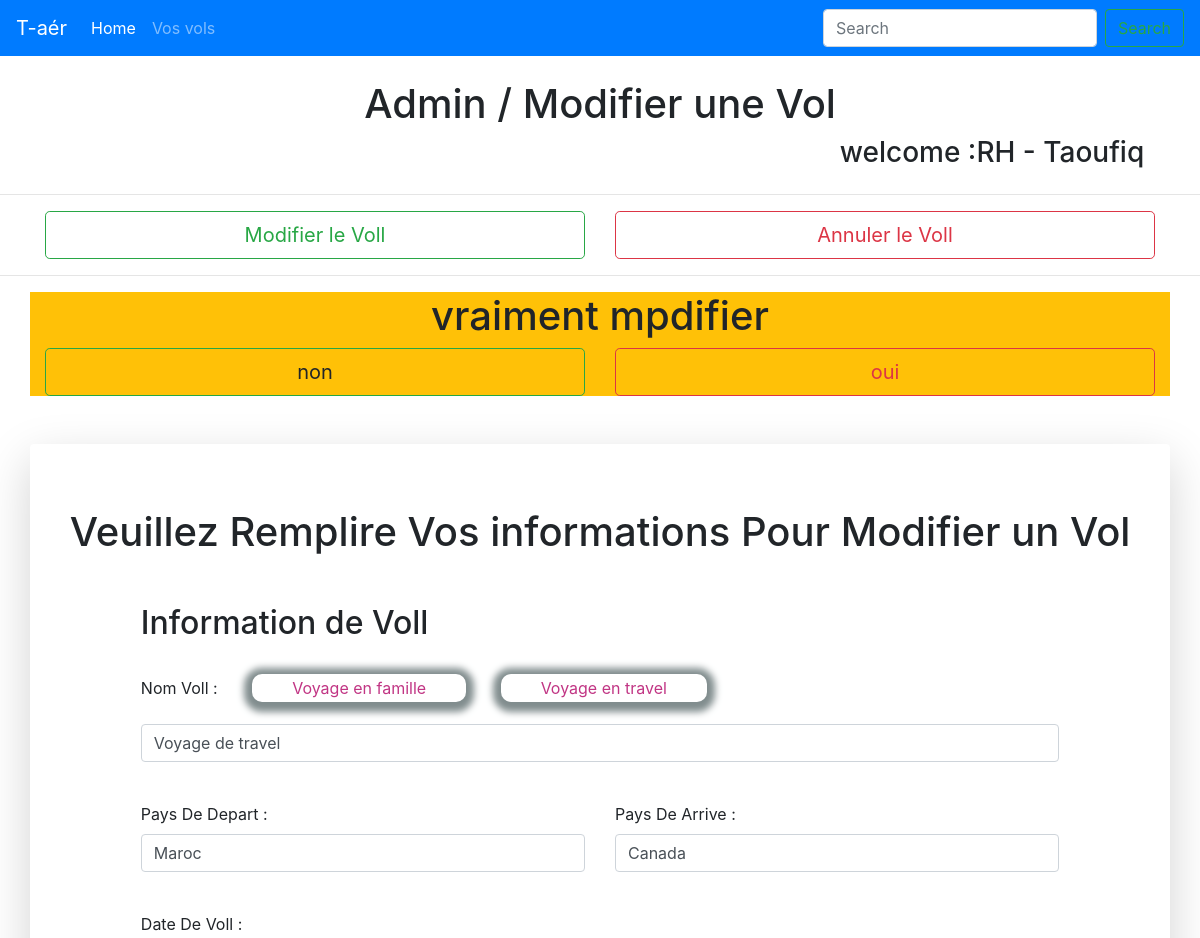
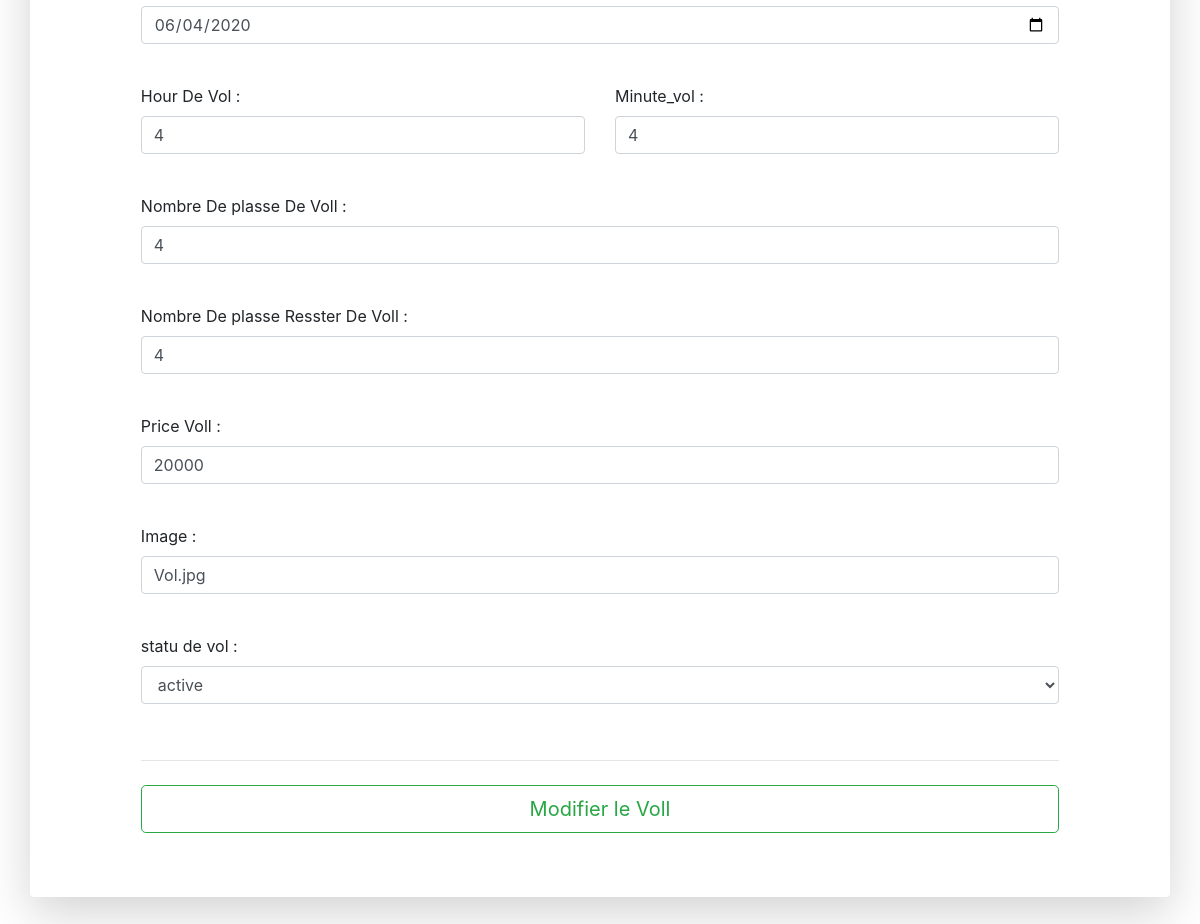
The page /pages/edit_vol.php?id_v=27 (signed in) on the database its author committed (2 pictures, top to bottom).
### tables this page shows
CREATE TABLE `vols` (
  `id_vol` int(11) NOT NULL,
  `nam` varchar(60) NOT NULL,
  `price` float NOT NULL,
  `image` text NOT NULL,
  `date_created` timestamp NOT NULL DEFAULT current_timestamp() ON UPDATE current_timestamp(),
  `pays_depart` varchar(60) NOT NULL,
  `pays_arrive` varchar(60) NOT NULL,
  `date_vol` date NOT NULL,
  `hour_vol` int(11) NOT NULL,
  `minute_vol` int(11) NOT NULL,
  `nb_place_initial` int(11) NOT NULL,
  `nb_place_rest` int(11) NOT NULL,
  `statu_vol` varchar(10) NOT NULL,
  `id_admin_created` int(11) NOT NULL
);

### pages/edit_vol.php (the view, shortened to what this page needs)
<?php
    include_once("../data/connectdb.php");
?>
<?php
    $id_v=(int)isset($_GET['id_v']) ? $_GET['id_v'] : die('ERROR: Record type not found.');
    $id_admin_created = $_SESSION['id_client'];
?>
<!doctype html>
<html lang="en">
    <head>
        <link rel="stylesheet" href="https://stackpath.bootstrapcdn.com/bootstrap/4.5.0/css/bootstrap.min.css">
    </head>
    <body>
        <nav class="navbar navbar-expand-lg navbar-dark bg-primary">
            <a class="navbar-brand" href="index.php">T-aér</a>
            <div class="collapse navbar-collapse" id="navbarSupportedContent">
                <ul class="navbar-nav mr-auto">
                    <li class="nav-item active">
                        <a class="nav-link" href="admin.php">Home <span class="sr-only">(current)</span></a>
                    </li>
                    <li class="nav-item">
                        <a class="nav-link" href="vos_vols.php">Vos vols</a>
                    </li>
                </ul>
                <form class="form-inline my-2 my-lg-0">
                    <input class="form-control mr-sm-2" type="search" placeholder="Search" aria-label="Search">
                    <button class="btn btn-outline-success my-2 my-sm-0" type="submit">Search</button>
                </form>
            </div>
        </nav>
        <center>
            <h1>Admin / <span>Modifier une Vol</span></h1>
        </center>
        <div class="container">
            <div class="row">
                <div class="col-sm">
                </div>
                <div class="col-sm">
                </div>
                <div class="col-sm">
                <center>
                    <?php
                        echo '<h3 class="ml-4"> welcome :' . $_SESSION['nom_client'] . ' - ' . $_SESSION['prenom_client'] . '</h3>';
                    ?>
                </center>
                </div>
            </div>
        </div>
        <hr>
        <div class="container">
            <div class="row">
                <div class="col-sm-6">
                    <button class="btn btn-outline-success btn-lg btn-block" type="submit"  name="submit">Modifier le Voll</button>
                </div>
                <div class="col-sm-6">
                    <button class="btn btn-outline-danger btn-lg btn-block" type="submit"  name="submit">Annuler le Voll</button>
                </div>
            </div>
        </div>
        <hr>
        <div class="container bg-warning">
            <center><h1>vraiment mpdifier</h1></center>
            <div class="row">
                <div class="col-sm-6">
                    <a class="btn btn-outline-success btn-lg btn-block" type="submit"  name="submit">non</a>
                </div>
                <div class="col-sm-6">
                    <?php
                        echo '<a href="edit_vol_submit.php?type=1&&id_v='.$id_v.'" class="btn btn-outline-danger btn-lg btn-block" type="submit"  name="submit">oui</a>';
                    ?>
                </div>
            </div>
        </div>
        <div class="container shadow-lg p-3 mt-5 mb-5 bg-white rounded">
            <h1 class="text-center mt-5">Veuillez Remplire Vos informations Pour Modifier un Vol</h1>
            <div class="row mb-5 mt-5">
                <div class="col-md-1 order-md-1"></div>
                <div class="col-md-10 order-md-1">
                <?php
                    echo'
                        <form class="needs-validation" method="POST" action="edit_vol_submit.php?type=2&&id_v='.$id_v.'">
                            <h2>Information de Voll</h2><br> ';
                            $query = "SELECT * FROM `vols`,`user` WHERE `vols`.`id_vol` = $id_v AND `user`.`id` = $id_admin_created AND  `vols`.`id_admin_created` = $id_admin_created";
                            $result = mysqli_query($conn,$query);
                            if(mysqli_num_rows($result) >0){
                                while($row = mysqli_fetch_assoc($result)){
                                    $nam_v = mysqli_real_escape_string($conn,$row["nam"]);
                                    ?>
                                        <div class="mb-3">
                                            <div class="mb-3">
                                                <label for="text">Nom Voll :</label>
                                                <input type="button" id="btn_vol_famille" class="chois_name" onclick=" document.getElementById('nam_voll').value = 'Voyage en famille' " value="Voyage en famille" >
                                                <input type="button" id="btn_vol_travel" class="chois_name" onclick=" document.getElementById('nam_voll').value = 'Voyage de travel' " value="Voyage en travel" >
                                            </div>
                                    <?php    echo"
                                            <div>
                                                <input type='text' name='nam_voll' class='form-control' id='nam_voll' placeholder='Autre nom' value='$nam_v' required>
                                            </div>
                                        </div><br>
                                        <div class='row'>
                                            <div class='col-md-6 mb-3'>
                                                <label for='text'>Pays De Depart :</label>
                                                <input type='text' name='pays_depart' class='form-control' id='pays_depart' placeholder='Pays De Depart' value=" . mysqli_real_escape_string($conn,$row["pays_depart"]) . " required>
                                            </div>
                                            <div class='col-md-6 mb-3'>
                                                <label for='text'>Pays De Arrive :</label>
                                                <input type='text' name='pays_arrive' class='form-control' id='pays_arrive' placeholder='Pays De Arrive' value=" . mysqli_real_escape_string($conn,$row["pays_arrive"]) . " required>
                                            </div>
                                        </div><br>
                                        <div class='mb-3'>
                                            <label for='text'>Date De Voll :</label>
                                            <input type='date' name='date_vol' class='form-control' id='date_vol' placeholder='Date De Voll' value=" . mysqli_real_escape_string($conn,$row["date_vol"]) . " required>
                                        </div><br>
                                        <div class='row'>
                                            <div class='col-md-6 mb-3'>
                                                <label for='text'>Hour De Vol :</label>
                                                <input type='number' name='hour_vol' class='form-control' id='hour_vol' placeholder='Hour De Vol' value=" . mysqli_real_escape_string($conn,$row["hour_vol"]) . " required>
                                            </div>
                                            <div class='col-md-6 mb-3'>
                                                <label for='text'>Minute_vol :</label>
                                                <input type='number' name='minute_vol' class='form-control' id='minute_vol' placeholder='Minute_vol' value=" . mysqli_real_escape_string($conn,$row["minute_vol"]) . " required>
                                            </div>
                                        </div><br>
                                        <div class='mb-3'>
                                            <label for='text'>Nombre De plasse De Voll :</label>
                                            <input type='number' name='nb_place_initial' class='form-control' id='nb_place_initial' placeholder='Nombre De plasse De Voll' value=" . mysqli_real_escape_string($conn,$row["nb_place_initial"]) . " onkeyup='testNombrePlace()' required>
                                        </div><br>
                                        <div class='mb-3'>
                                            <label for='text'>Nombre De plasse Resster De Voll :</label>
                                            <input type='number' name='nb_place_rest' class='form-control' id='nb_place_rest' placeholder='Nombre De plasse De Voll' value=" . mysqli_real_escape_string($conn,$row["nb_place_rest"]) . " required>
                                        </div><br>
                                        <div class='mb-3'>
                                            <label for='text'>Price Voll :</label>
                                            <input type='text' name='price' class='form-control' id='price' placeholder='Price Voll' value=" . mysqli_real_escape_string($conn,$row["price"]) . " required>
                                        </div><br>
                                        <div class='mb-3'>
                                            <label for='text'>Image :</label>
                                            <input type='text' name='image' class='form-control' id='image' placeholder='Image'  value=" . mysqli_real_escape_string($conn,$row["image"]) . " required >
                                        </div><br>
                                        <div class='mb-3'>
                                            <label for='text'>statu de vol :</label>
                                            <select name='statu_vol' id='statu_vol' class='form-control' required>";
                                                if (mysqli_real_escape_string($conn,$row["statu_vol"]) === 'active'){
                                                    echo"
                                                    <option value='active' selected >active</option>
                                                    <option value='annule'>annule</option>
                                                    ";
                                                }else  if (mysqli_real_escape_string($conn,$row["statu_vol"]) === 'annule'){
                                                    echo"
                                                    <option value='active' selected >active</option>
                                                    <option value='annule' selected>annule</option>
                                                    ";
                                                }
                                            echo "
                                            </select>
                                        </div><br>
                                        <hr class='mb-4'>
                                        <button class='btn btn-outline-success btn-lg btn-block' type='submit'  name='submit' >Modifier le Voll</button>
                                    ";
                                }
                            }
                        echo"</form>";
                    ?>
                </div>
                <div class="col-md-1 order-md-1">
                </div>
            </div>
        </div>
    </body>
</html>

### pages/edit_vol.php (style rules this page uses)
.chois_name { border: none; padding: 2px 40px; border-radius: 10px; -moz-box-shadow: -5px 18px 54px 29px rgba(127,140,141,1); -webkit-box-shadow: -7px 2px 12px 14px rgba(127,140,141,0.99); -moz-box-shadow: -7px 2px 12px 14px rgba(127,140,141,0.99); box-shadow: 0px 2px 7px 8px rgba(127,140,141,0.99); background-color: white; margin-left: 30px; outline: none; color: #C13584; }

### rows shown on the page
vols: nam_voll "Voyage de travel", pays_depart "Maroc", pays_arrive "Canada", date_vol "06/04/2020", hour_vol "4", minute_vol "4", nb_place_initial "4", nb_place_rest "4", price "20000", image "Vol.jpg", statu_vol "active"

### other values the page prints
$_SESSION['nom_client'] "RH"
$_SESSION['prenom_client'] "Taoufiq"
